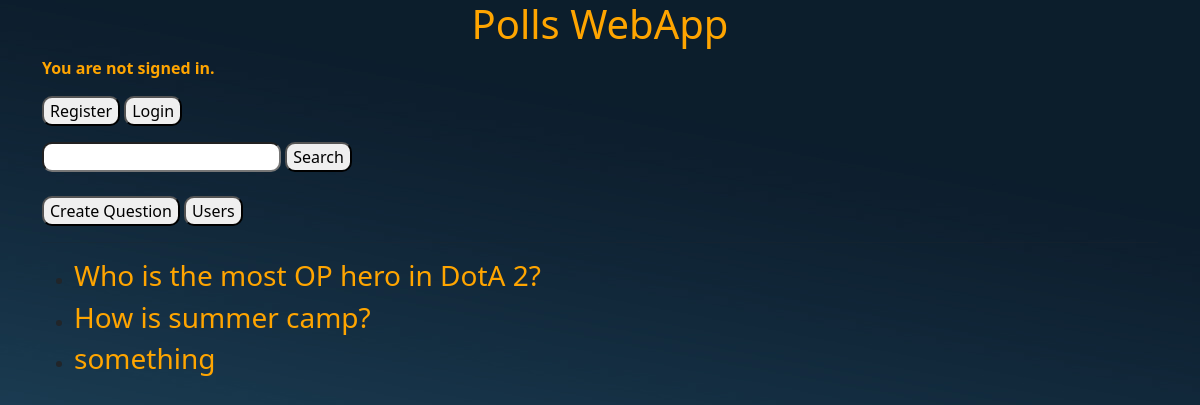
/, run on an earlier commit of the app's database.
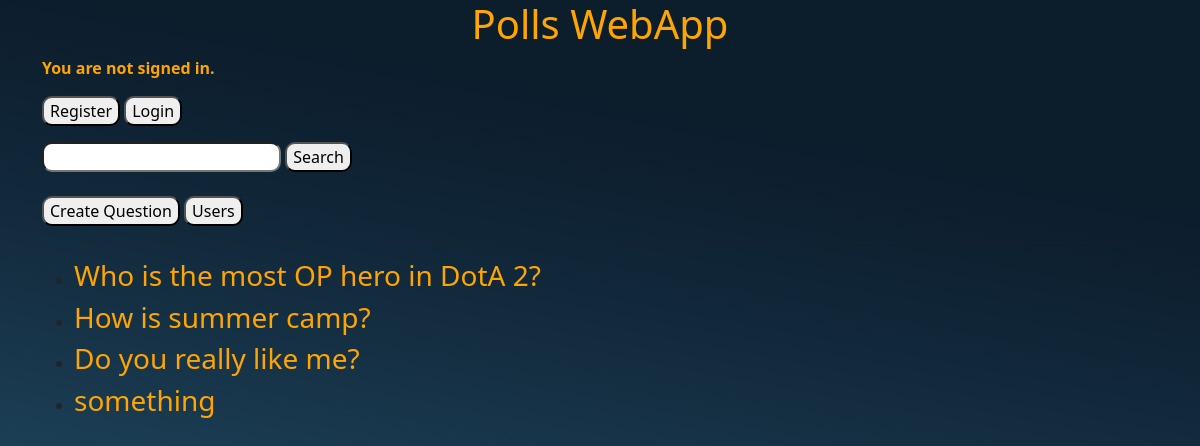
And on a later commit of the database.
### polls/models.py (models this page shows, shortened)
class Question(models.Model):
    title = models.TextField()
    user = models.ForeignKey(User, on_delete=models.CASCADE)
    pub_date = models.DateField(auto_now_add=True)
    mod_date = models.DateField(auto_now=True)
    class Meta:
        ordering = ["-pub_date"]

### polls/views.py (the view)
# urls.py: path("", views.index_view, name="index"),
def index_view(request, q: str | None = None):
    questions = Question.objects.all()
    q = request.GET.get("q")
    if q:
        questions = questions.filter(title__icontains=q)
    context = {"questions": questions[:5]}
    return render(request, "index.html", context=context)

### templates/index.html (shortened to what this page needs)
{% extends "layout.html" %}
{% block body %}
<div>
    <div>
        <form method="get" action="{% url 'polls:index' %}">
            <input type="text" name="q" />
            <button type="submit">Search</button>
        </form>
        <br>
        <a href="{% url 'polls:question_create' %}"><button type="button">Create Question</button></a>
        <a href="{% url 'polls:user_list' %}"><button type="button">Users</button></a>
    </div>
    <hr>
    <ul>
        {% for question in questions %}
            <li><h3><a href="{% url 'polls:question_details' question.id %}">{{ question.title }}</a></h3></li>
        {% empty %}
            <p>No questions available at the moment...</p>
        {% endfor %}
    </ul>
</div>
{% endblock %}

### templates/layout.html (shortened to what this page needs)
{% load static %}
<!DOCTYPE html>
<html>
    <head>
        <link rel="stylesheet" href="{% static 'polls/style.css' %}">
        <link href="https://cdn.jsdelivr.net/npm/bootstrap@5.2.0/dist/css/bootstrap.min.css" rel="stylesheet">
    </head>
    <body>
        <div class="container">
            <h1 style="text-align:center"><a href="{% url 'polls:index' %}">Polls WebApp</a></h1>
            {% if request.user.is_authenticated %}
                <p><b>Hello, {{ request.user.username }}</b></p>
                <a href="{% url 'polls:user_details' request.user.username %}"><button type="button">Profile</button></a>
                <a href="{% url 'polls:user_logout' %}"><button type="button">Logout</button></a>
            {% else %}
                <p><b>You are not signed in.</b></p>
                <a href="{% url 'polls:user_create' %}"><button type="button">Register</button></a>
                <a href="{% url 'polls:user_login' %}"><button type="button">Login</button></a>
            {% endif %}
                {% block body %}
                {% endblock %}
        </div>
    </body>
</html>

### polls/static/polls/style.css (style rules this page uses)
a, h2, b, h1, h3 { color: orange !important }
body, html { height: 100%; }
body { background-image: url("images/gradient.jpg"); }
button { border-radius: 10px !important }
input { border-radius: 10px; }

### templates/layout.html (style rules this page uses)
a { text-decoration: none; }

What changed in the data, as far as the page shows it:
added Question: title "Do you really like me?"
